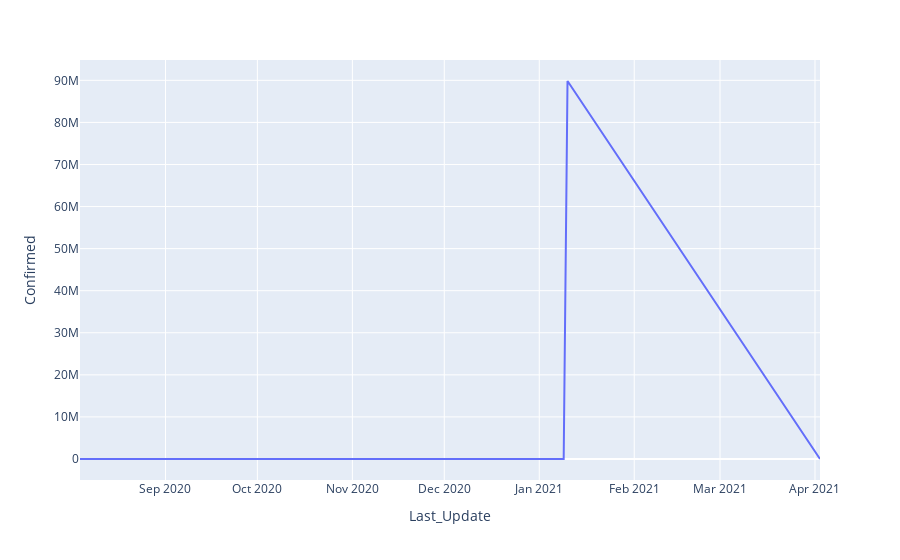

The code cell stored with this chart in its notebook:
### Code cell
confirmed_time = covid_data.groupby('Last_Update').sum().reset_index()[['Last_Update', 'Confirmed']]
px.line(confirmed_time, x='Last_Update', y='Confirmed')

### Figure 1 — Plotly figure (JSON) as saved in the notebook; plotly's stock layout.template omitted (floating-point values rounded to 4 significant figures)
{"data": [{"hovertemplate": "Last_Update=%{x}<br>Confirmed=%{y}<extra></extra>", "legendgroup": "", "line": {"color": "#636efa", "dash": "solid"}, "marker": {"symbol": "circle"}, "mode": "lines", "name": "", "orientation": "v", "showlegend": false, "type": "scatter", "x": ["2020-08-04 02:27:56", "2020-08-07 22:34:20", "2020-12-21 13:27:30", "2021-01-08 23:22:27", "2021-01-10 05:22:12", "2021-04-02 15:13:53"], "xaxis": "x", "y": [152, 0, 788, 196, 89843066, 399], "yaxis": "y"}], "layout": {"legend": {"tracegroupgap": 0}, "margin": {"t": 60}, "xaxis": {"anchor": "y", "domain": [0.0, 1.0], "title": {"text": "Last_Update"}}, "yaxis": {"anchor": "x", "domain": [0.0, 1.0], "title": {"text": "Confirmed"}}}}
